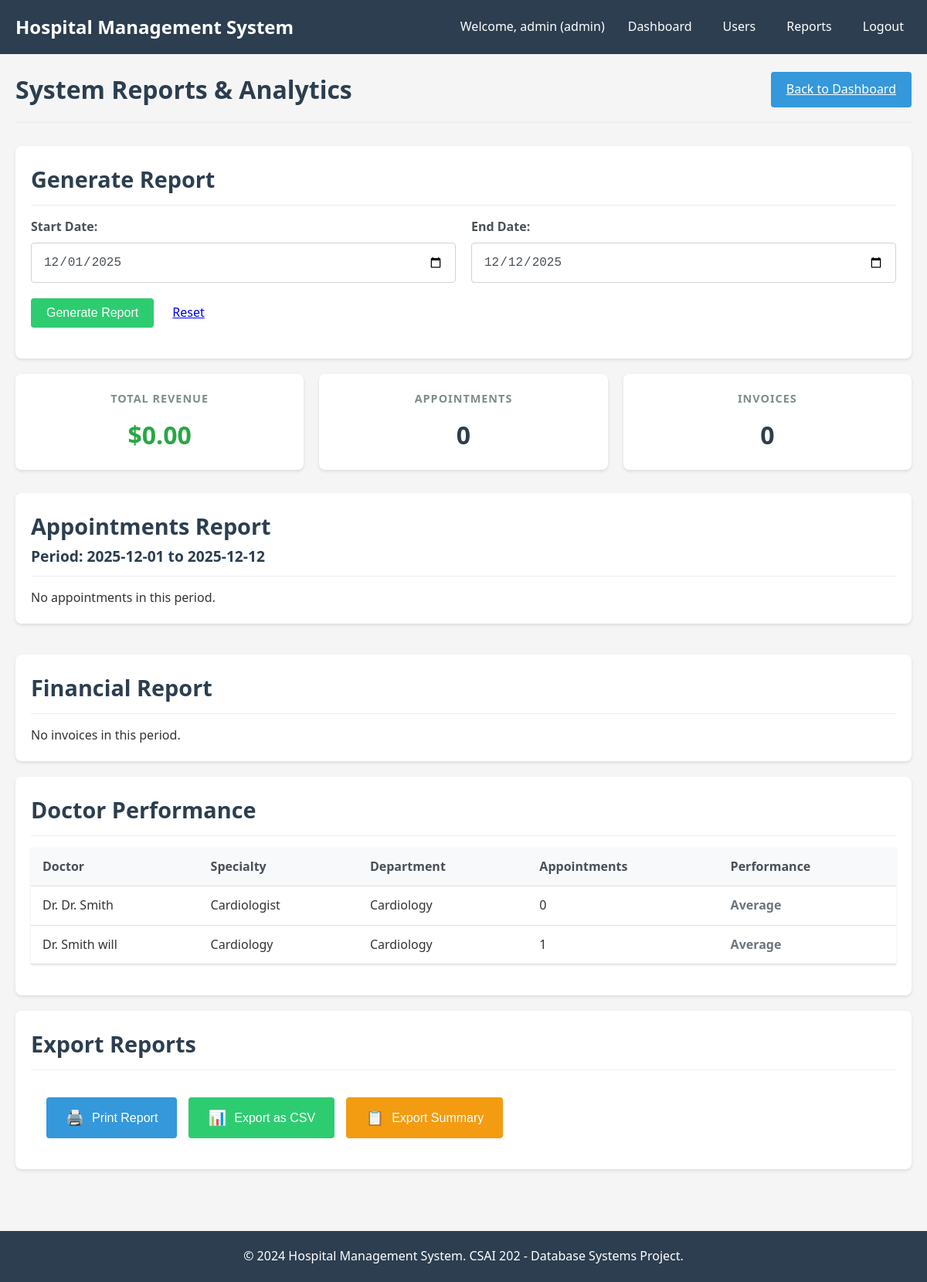
The app's page /admin/reports (signed in), older data.
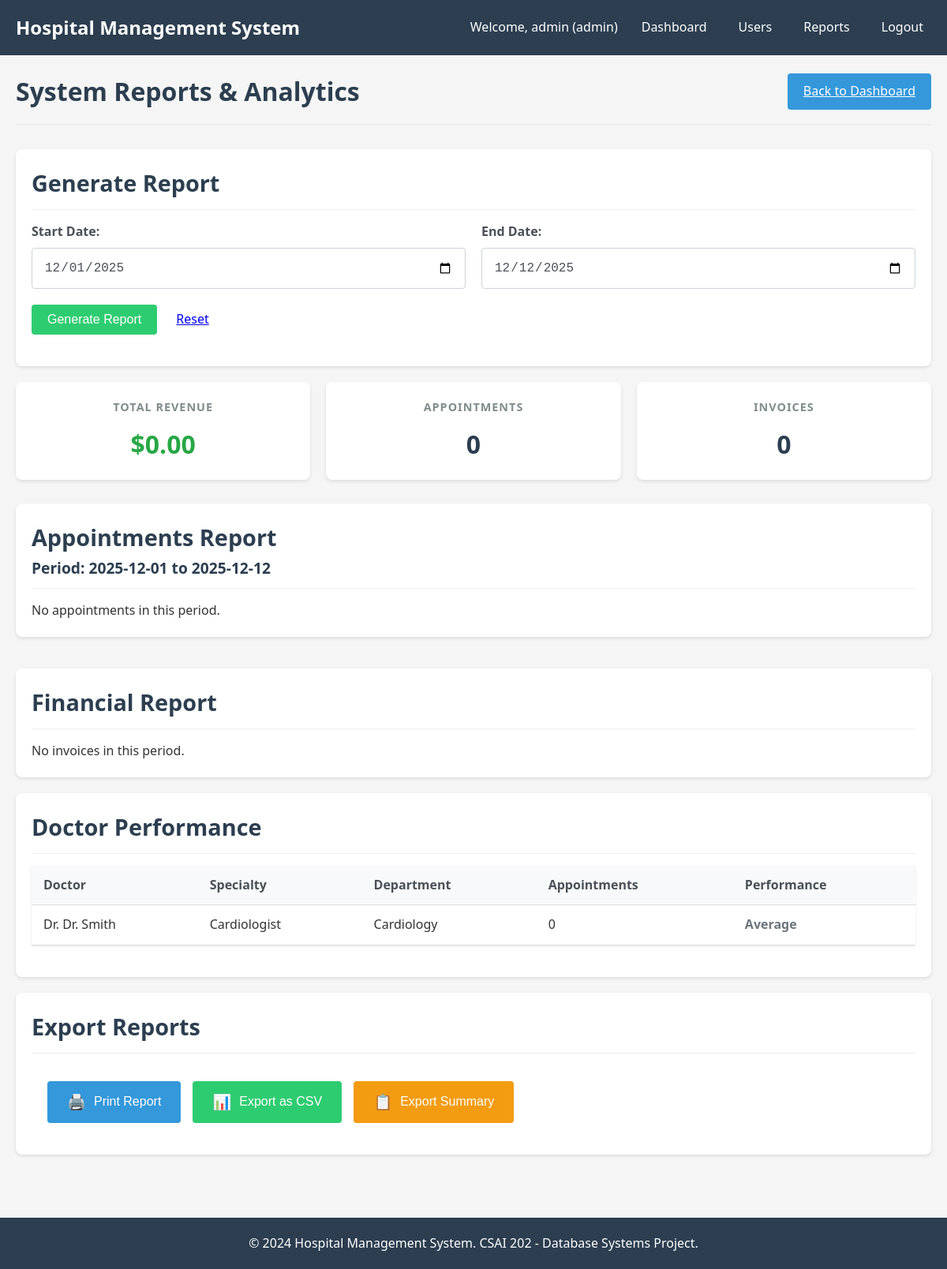
The same page, newer data.
### models/doctor.py (models this page shows)
class Doctor(db.Model):
    __tablename__ = 'doctor'
    doc_id = db.Column(db.Integer, primary_key=True)
    name = db.Column(db.String(100), nullable=False)
    specialty = db.Column(db.String(100))
    dept_id = db.Column(db.Integer, db.ForeignKey('department.dept_id'))
    user_id = db.Column(db.Integer, db.ForeignKey('user_account.user_id'))
    department = db.relationship('Department', back_populates='doctors')
    appointments = db.relationship('Appointment', backref='doctor', lazy=True)
    prescriptions = db.relationship('Prescription', backref='doctor', lazy=True)
    lab_tests = db.relationship('LabTest', backref='doctor', lazy=True)
    record_updates = db.relationship('DoctorUpdatesRecord', backref='doctor', lazy=True)

### models/department.py (models this page shows)
class Department(db.Model):
    __tablename__ = 'department'
    dept_id = db.Column(db.Integer, primary_key=True)
    name = db.Column(db.String(100), nullable=False)
    doctors = db.relationship('Doctor', back_populates='department', lazy=True)
    rooms = db.relationship('RoomBed', back_populates='department', lazy=True)

### controllers/admin_controller.py (the view)
@admin_bp.route('/reports')
@login_required
@admin_required
def reports():
    start_date = request.args.get('start_date', date.today().replace(day=1))
    end_date = request.args.get('end_date', date.today())
    appointments = Appointment.query.filter(
        Appointment.date.between(start_date, end_date)
    ).all()
    invoices = Invoice.query.filter(
        Invoice.date.between(start_date, end_date)
    ).all()
    total_revenue = sum(inv.amount for inv in invoices if inv.status == 'Paid')
    doctors = Doctor.query.all()
    doctor_stats = []
    for doctor in doctors:
        doc_appointments = Appointment.query.filter_by(doc_id=doctor.doc_id).count()
        doctor_stats.append({
            'doctor': doctor,
            'appointments': doc_appointments
        })
    return render_template('admin/reports.html',
                         appointments=appointments,
                         invoices=invoices,
                         total_revenue=total_revenue,
                         doctor_stats=doctor_stats,
                         start_date=start_date,
                         end_date=end_date)

### models/user.py (called while the page is built)
    @property
    def is_admin(self):
        return self.role == 'admin'

### templates/admin/reports.html (shortened to what the changed rows need)
{% extends "base.html" %}
{% block content %}
<div class="page-header">
    <h1>System Reports & Analytics</h1>
</div>
<div class="card">
    <div class="card-header">
        <h2>Generate Report</h2>
    </div>
</div>
<div class="dashboard-sections">
    <div class="card">
        <div class="card-header">
            <h2>Appointments Report</h2>
        </div>
    </div>
    <div class="card">
        <div class="card-header">
            <h2>Financial Report</h2>
        </div>
    </div>
</div>
<div class="card">
    <div class="card-header">
        <h2>Doctor Performance</h2>
    </div>
    {% if doctor_stats %}
    <table class="table">
        <thead>
            <tr>
                <th>Doctor</th>
                <th>Specialty</th>
                <th>Department</th>
                <th>Appointments</th>
                <th>Performance</th>
            </tr>
        </thead>
        <tbody>
            {% for stat in doctor_stats %}
            <tr>
                <td>Dr. {{ stat.doctor.name }}</td>
                <td>{{ stat.doctor.specialty }}</td>
                <td>{{ stat.doctor.department.name if stat.doctor.department else 'N/A' }}</td>
                <td>{{ stat.appointments }}</td>
                <td>
                    {% if stat.appointments > 20 %}
                    <span class="performance-high">Excellent</span>
                    {% elif stat.appointments > 10 %}
                    <span class="performance-medium">Good</span>
                    {% else %}
                    <span class="performance-low">Average</span>
                    {% endif %}
                </td>
            </tr>
            {% endfor %}
        </tbody>
    </table>
    {% else %}
    <p>No doctor statistics available.</p>
    {% endif %}
</div>
<div class="card">
    <div class="card-header">
        <h2>Export Reports</h2>
    </div>
</div>
{% endblock %}

Row changes from the older to the newer data that the page shows:
removed Doctor: doctor.name "Smith will", doctor.specialty "Cardiology"
Text that changed along with them:
list line gone: "Dr. 1 Average"
list line gone: "Cardiology"
